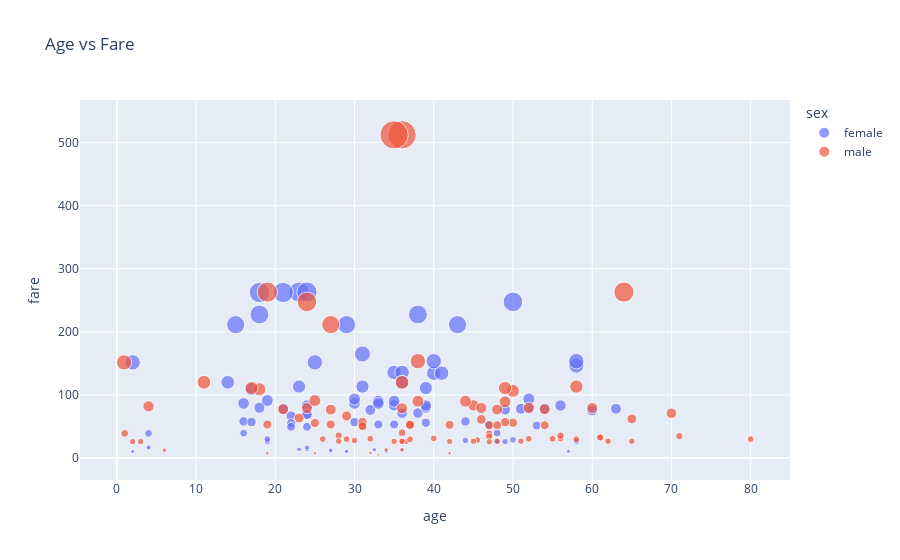

Notebook code for this chart:
### Code cell
# drop null values
df.dropna(inplace=True)
# scatter plot(which is b/w two numeric variables)

fig = px.scatter(df, x='age', y='fare',size='fare', title='Age vs Fare', color='sex')

fig.show()
# save as png with 600 dpi
fig.write_image('./outputs/02_scatter_plot.png', scale=6)
